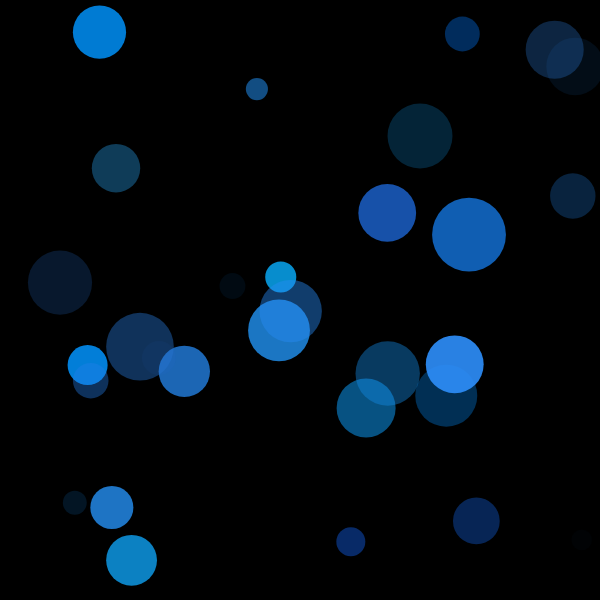
Frame 1 (no input)
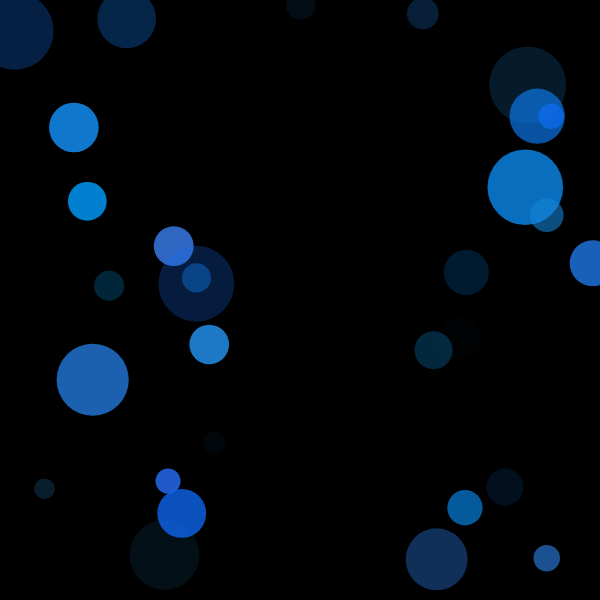
Frame 60 (no input)
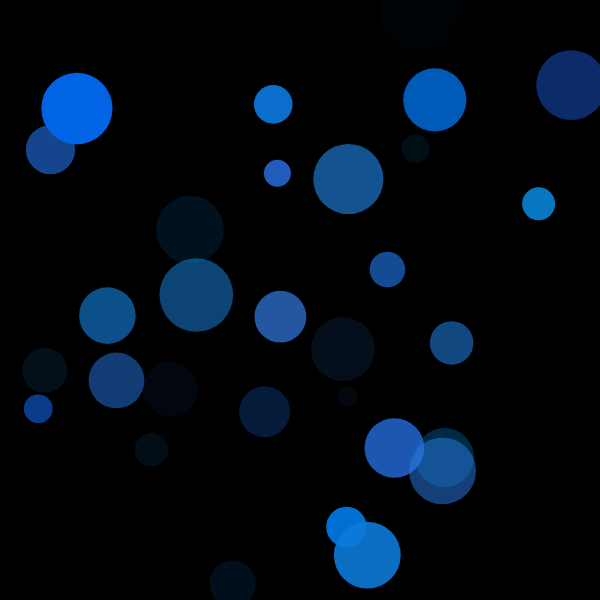
Frame 120 (the mouse pressed at the canvas centre since frame 60)

The p5.js sketch that drew these frames (run headless with seeded random() and noise() and a simulated clock; from frame 60 on, the mouse is pressed at the canvas centre):

// p5.js sketch
// ── sketch.js
let x=[];
let y=[];
let size=[];
let r=[];
let g=[];
let b=[];
let a=[];

function setup() {
  createCanvas(600, 600);
  display();
}

function draw() {
  background(0);
  lifeSpan();
}

function display(){
    for(let i = 0; i<30;i++){
      x[i] = random(20, 580)
      y[i] = random(20, 580)
      size[i] = random(20,80)
      noStroke()
      r[i] = random(0,50);
      g[i] = random(100,150); 
      b[i] = random(200,255);
      a[i] = random(10,255);
      fill(r[i],g[i],b[i],a[i])
      ellipse(x[i],y[i],size[i]);
    }
  }
  

function move(){
  for(let i = 0; i<30;i++){
    let xSpeed=[];
    let ySpeed=[];
    xSpeed[i] = random(-2,2);
    ySpeed[i] = random(-2,2);
    x[i] = constrain(x[i] + xSpeed[i],0,600)
    y[i] = constrain(y[i] + ySpeed[i],0,600)
  }
}

function lifeSpan(){
  for(let i=0; i<30; i++){
    a[i]-=5
    fill(r[i],g[i],b[i],a[i]);
    ellipse(x[i],y[i],size[i])
    move();
    if(a[i]<0){
      x[i] = random(0,600);
      y[i] = random(0,600);
      a[i] = 255
      size[i] = random(20,80)
      r[i] = random(0,50);
      g[i] = random(100,150); 
      b[i] = random(200,255);
    } 
  }
}
